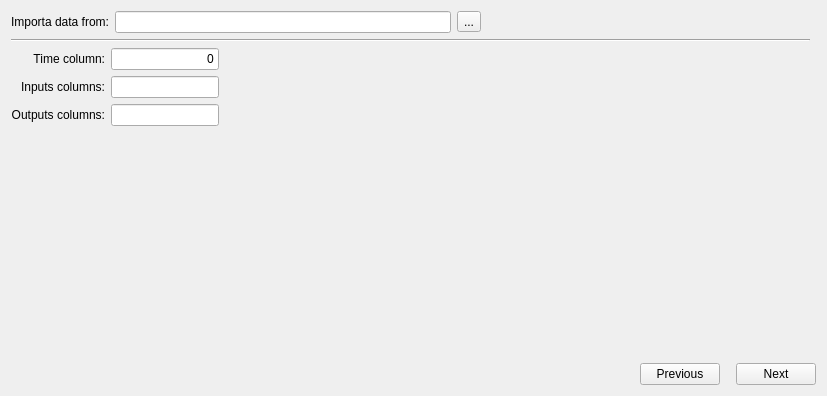
<?xml version="1.0" encoding="UTF-8"?>
<ui version="4.0">
 <class>file_selection</class>
 <widget class="QWidget" name="file_selection">
  <property name="geometry">
   <rect>
    <x>0</x>
    <y>0</y>
    <width>827</width>
    <height>396</height>
   </rect>
  </property>
  <property name="minimumSize">
   <size>
    <width>827</width>
    <height>396</height>
   </size>
  </property>
  <property name="windowTitle">
   <string>Form</string>
  </property>
  <layout class="QGridLayout" name="gridLayout">
   <item row="0" column="0" colspan="2">
    <layout class="QHBoxLayout" name="horizontalLayout">
     <item>
      <widget class="QLabel" name="label">
       <property name="layoutDirection">
        <enum>Qt::LeftToRight</enum>
       </property>
       <property name="text">
        <string>Importa data from:</string>
       </property>
       <property name="alignment">
        <set>Qt::AlignRight|Qt::AlignTrailing|Qt::AlignVCenter</set>
       </property>
      </widget>
     </item>
     <item>
      <widget class="QLineEdit" name="path">
       <property name="sizePolicy">
        <sizepolicy hsizetype="Expanding" vsizetype="Fixed">
         <horstretch>0</horstretch>
         <verstretch>0</verstretch>
        </sizepolicy>
       </property>
       <property name="maximumSize">
        <size>
         <width>500</width>
         <height>16777215</height>
        </size>
       </property>
       <property name="readOnly">
        <bool>true</bool>
       </property>
      </widget>
     </item>
     <item>
      <widget class="QToolButton" name="find_path">
       <property name="text">
        <string>...</string>
       </property>
      </widget>
     </item>
     <item>
      <spacer name="horizontalSpacer_3">
       <property name="orientation">
        <enum>Qt::Horizontal</enum>
       </property>
       <property name="sizeHint" stdset="0">
        <size>
         <width>40</width>
         <height>20</height>
        </size>
       </property>
      </spacer>
     </item>
    </layout>
   </item>
   <item row="1" column="0">
    <widget class="Line" name="line">
     <property name="sizePolicy">
      <sizepolicy hsizetype="Expanding" vsizetype="Fixed">
       <horstretch>0</horstretch>
       <verstretch>0</verstretch>
      </sizepolicy>
     </property>
     <property name="orientation">
      <enum>Qt::Horizontal</enum>
     </property>
    </widget>
   </item>
   <item row="2" column="0" colspan="2">
    <layout class="QHBoxLayout" name="horizontalLayout_6">
     <item>
      <layout class="QVBoxLayout" name="verticalLayout">
       <item>
        <layout class="QHBoxLayout" name="horizontalLayout_5">
         <item>
          <widget class="QLabel" name="label_2">
           <property name="text">
            <string>Time column:</string>
           </property>
           <property name="alignment">
            <set>Qt::AlignRight|Qt::AlignTrailing|Qt::AlignVCenter</set>
           </property>
          </widget>
         </item>
         <item>
          <widget class="QLineEdit" name="time_col">
           <property name="sizePolicy">
            <sizepolicy hsizetype="Fixed" vsizetype="Fixed">
             <horstretch>0</horstretch>
             <verstretch>0</verstretch>
            </sizepolicy>
           </property>
           <property name="text">
            <string>0</string>
           </property>
           <property name="alignment">
            <set>Qt::AlignRight|Qt::AlignTrailing|Qt::AlignVCenter</set>
           </property>
           <property name="readOnly">
            <bool>true</bool>
           </property>
          </widget>
         </item>
        </layout>
       </item>
       <item>
        <layout class="QHBoxLayout" name="horizontalLayout_4">
         <item>
          <widget class="QLabel" name="label_3">
           <property name="text">
            <string>Inputs columns:</string>
           </property>
           <property name="alignment">
            <set>Qt::AlignRight|Qt::AlignTrailing|Qt::AlignVCenter</set>
           </property>
          </widget>
         </item>
         <item>
          <widget class="QLineEdit" name="input_col">
           <property name="sizePolicy">
            <sizepolicy hsizetype="Fixed" vsizetype="Fixed">
             <horstretch>0</horstretch>
             <verstretch>0</verstretch>
            </sizepolicy>
           </property>
           <property name="alignment">
            <set>Qt::AlignRight|Qt::AlignTrailing|Qt::AlignVCenter</set>
           </property>
          </widget>
         </item>
        </layout>
       </item>
       <item>
        <layout class="QHBoxLayout" name="horizontalLayout_3">
         <item>
          <widget class="QLabel" name="label_4">
           <property name="text">
            <string>Outputs columns:</string>
           </property>
           <property name="alignment">
            <set>Qt::AlignRight|Qt::AlignTrailing|Qt::AlignVCenter</set>
           </property>
          </widget>
         </item>
         <item>
          <widget class="QLineEdit" name="output_col">
           <property name="sizePolicy">
            <sizepolicy hsizetype="Fixed" vsizetype="Fixed">
             <horstretch>0</horstretch>
             <verstretch>0</verstretch>
            </sizepolicy>
           </property>
           <property name="alignment">
            <set>Qt::AlignRight|Qt::AlignTrailing|Qt::AlignVCenter</set>
           </property>
          </widget>
         </item>
        </layout>
       </item>
      </layout>
     </item>
     <item>
      <spacer name="horizontalSpacer_4">
       <property name="orientation">
        <enum>Qt::Horizontal</enum>
       </property>
       <property name="sizeHint" stdset="0">
        <size>
         <width>40</width>
         <height>20</height>
        </size>
       </property>
      </spacer>
     </item>
    </layout>
   </item>
   <item row="4" column="0" colspan="2">
    <layout class="QHBoxLayout" name="horizontalLayout_2">
     <item>
      <spacer name="horizontalSpacer_2">
       <property name="orientation">
        <enum>Qt::Horizontal</enum>
       </property>
       <property name="sizeHint" stdset="0">
        <size>
         <width>40</width>
         <height>20</height>
        </size>
       </property>
      </spacer>
     </item>
     <item>
      <widget class="QPushButton" name="previous">
       <property name="text">
        <string>Previous</string>
       </property>
      </widget>
     </item>
     <item>
      <spacer name="horizontalSpacer">
       <property name="orientation">
        <enum>Qt::Horizontal</enum>
       </property>
       <property name="sizeType">
        <enum>QSizePolicy::Fixed</enum>
       </property>
       <property name="sizeHint" stdset="0">
        <size>
         <width>10</width>
         <height>20</height>
        </size>
       </property>
      </spacer>
     </item>
     <item>
      <widget class="QPushButton" name="next">
       <property name="text">
        <string>Next</string>
       </property>
      </widget>
     </item>
    </layout>
   </item>
   <item row="3" column="0">
    <spacer name="verticalSpacer">
     <property name="orientation">
      <enum>Qt::Vertical</enum>
     </property>
     <property name="sizeHint" stdset="0">
      <size>
       <width>20</width>
       <height>197</height>
      </size>
     </property>
    </spacer>
   </item>
  </layout>
 </widget>
 <resources/>
 <connections/>
</ui>
